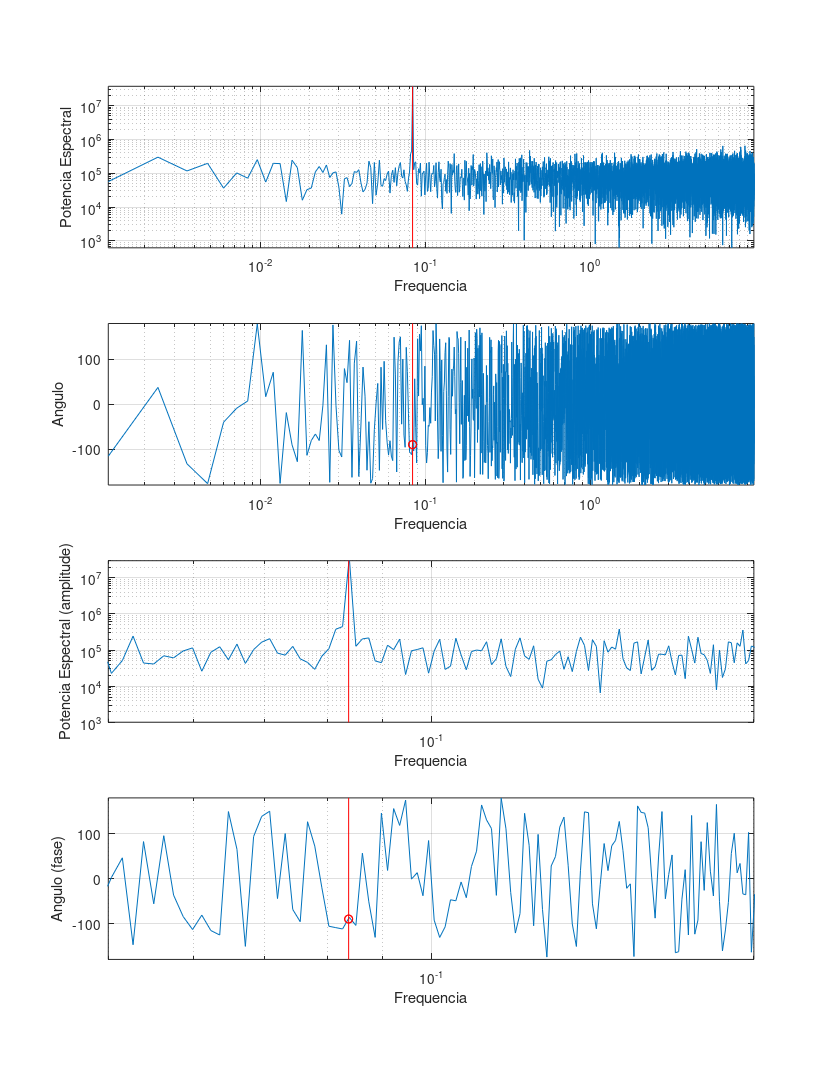

Here is the MATLAB script that generated this plot:
clear all;clf

rt=.32;

t=0:1:2^14-1;
t=t*rt;


w1=2*pi/75;
h1=.25*pi;
A1=0.8;
An1=2.2;
y1=A1*sin(w1*t+h1)+An1*randn(size(t));

w2=w1;
h2=.75*pi;
A2=0.8;
An2=3.2;
y2=A2*sin(w2*t+h2)+An2*randn(size(t));

fy1=fft(y1);
fy2=fft(y2);

fy=fy2.*conj(fy1); 

fy=fliplr(fy((length(t)/2)+1:length(t)));

freq=2*pi*[1:length(t)/2]/(length(t)*rt);

xamp=sqrt(fy.*conj(fy));

xphase=atan2(imag(fy),real(fy));

set(gcf,...
        'Color',[1 1 1],...
        'InvertHardcopy','on',...
        'PaperUnits','inches',...
        'Units','inches',...
        'PaperOrientation','portrait',...
        'PaperPosition',[0 0 8.5 11],...
        'PaperPositionMode','manual',...
        'PaperType','usletter',...
        'Position',[.2 .2 8.5 11],...
        'Clipping','on');


subplot(4,1,1),loglog(freq,xamp);
hold on;  plot([w1 w1],[min(xamp) max(xamp)],'r') ; hold off
axis('tight')
grid on
xlabel('Frequencia')
ylabel('Potencia Espectral')

subplot(4,1,2),semilogx(freq,(180/pi)*xphase);
hold on;  plot([w1 w1],[-180 180],'r',[w1 w1 ],[-90 -90],'or') ; hold off
axis('tight')
grid on
xlabel('Frequencia')
ylabel('Angulo')

subplot(4,1,3),loglog(freq,xamp);
hold on;  plot([w1 w1],[min(xamp) max(xamp)],'r') ; hold off
axis([5e-2 .2 1e3 3e7])
grid on
xlabel('Frequencia')
ylabel('Potencia Espectral (amplitude)')

subplot(4,1,4),semilogx(freq,(180/pi)*xphase);
hold on;  plot([w1 w1],[-180 180],'r',[w1 w1 ],[-90 -90],'or') ; hold off
axis([5e-2 .2 -180 180])
grid on
xlabel('Frequencia')
ylabel('Angulo (fase)')
